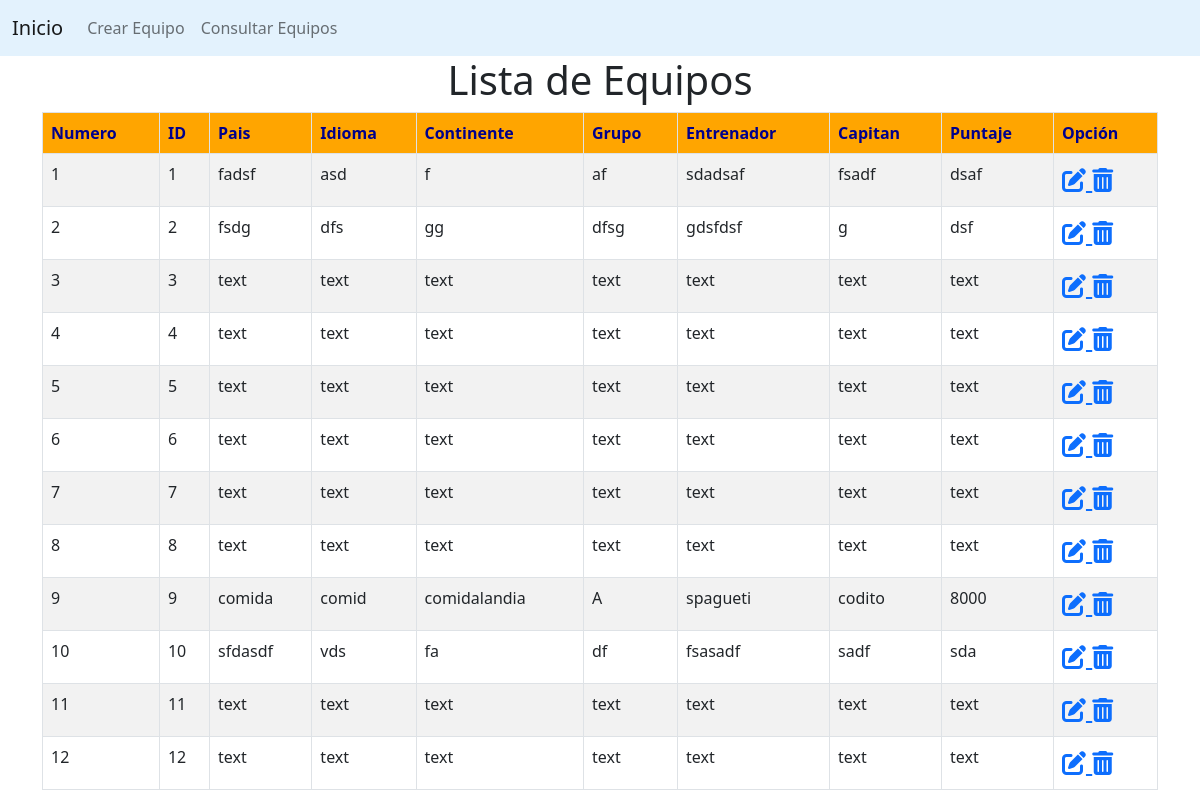
The app's page /, older data.
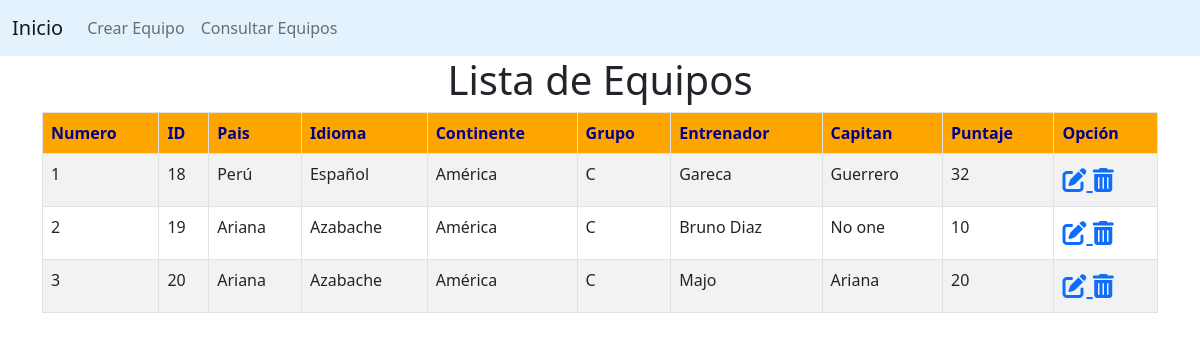
The same page, newer data.
### models.py (models this page shows, shortened)
class ContactModel(db.Model):
	__tablename__ = "contacts"
	id = db.Column(db.Integer, primary_key=True)
	pais = db.Column(db.String())
	idioma = db.Column(db.String())
	continente = db.Column(db.String())
	grupo = db.Column(db.String())
	entrenador = db.Column(db.String())
	capitan = db.Column(db.String())
	puntaje = db.Column(db.Integer())

### app.py (the view)
@app.route('/' , methods = ['GET'])
def RetrieveList():
	contacts = ContactModel.query.all()
	return render_template('index.html', contacts = contacts)

### templates/index.html (shortened to what this page needs)
{% extends 'master.html' %}
{% block body %}
<div class="container">
	<div>
		<div class="col-md-12 text-center"><h1>Lista de Equipos</h1></div>
	</div>
	<table class="table table-hover table-striped table-bordered" id="example">
		<thead style="background-color: orange; color: darkblue;">
			<th>Numero</th>
			<th>ID</th>
			<th>Pais</th>
			<th>Idioma</th>
			<th>Continente</th>
			<th>Grupo</th>
			<th>Entrenador</th>
			<th>Capitan</th>
			<th>Puntaje</th>
			<th>Opción</th>
		</thead>
		<tbody>
			{% for contact in contacts %}
			<tr>
				<td>{{ loop.index }}</td>
				<td>{{ contact.id }}</td>
				<td>{{ contact.pais }}</td>
				<td>{{ contact.idioma }}</td>
				<td>{{ contact.continente }}</td>
				<td>{{ contact.grupo }}</td>
				<td>{{ contact.entrenador }}</td>
				<td>{{ contact.capitan }}</td>
				<td>{{ contact.puntaje }}</td>
				<td>
					<span style="font-size: 24px; color: green;">
						<a href="/{{ contact.id }}/edit"> <i class="fas fa-edit"></i> </a>
					</span>
					<span style="font-size: 24px; color: red;">
						<a href="/{{ contact.id }}/delete"> <i class="fas fa-trash-alt"></i> </a>
					</span>
				</td>
			</tr>
			{% endfor %}
		</tbody>
	</table>
</div>
{% endblock %}

### templates/master.html (shortened to what this page needs)
<!DOCTYPE html>
<html lang="es">
<head>
	<link href="https://cdn.jsdelivr.net/npm/bootstrap@5.2.0-beta1/dist/css/bootstrap.min.css" rel="stylesheet">
	<link rel="stylesheet" href="https://cdnjs.cloudflare.com/ajax/libs/font-awesome/6.1.1/css/all.min.css" />
</head>
	<body>
		{% block body %} {% endblock %}
	</body>
</html>

### templates/header.html (shortened to what this page needs)
{% extends 'master.html' %}
{% block body %}
	<nav class="navbar navbar-expand-lg" style="background-color: #e3f2fd;">
  <div class="container-fluid">
    <a class="navbar-brand" href="#">Inicio</a>
    <div class="collapse navbar-collapse" id="navbarNav">
      <ul class="navbar-nav">
        <li class="nav-item">
          <a class="nav-link" href="/create">Crear Equipo</a>
        </li>
        <li class="nav-item">
          <a class="nav-link" href="/">Consultar Equipos</a>
        </li>
      </ul>
    </div>
  </div>
</nav>
{% endblock %}

Row changes from the older to the newer data that the page shows:
removed ContactModel: id "1", pais "fadsf", idioma "asd", continente "f", grupo "af", entrenador "sdadsaf", capitan "fsadf", puntaje "dsaf"
removed ContactModel: id "2", pais "fsdg", idioma "dfs", continente "gg", grupo "dfsg", entrenador "gdsfdsf", capitan "g", puntaje "dsf"
removed ContactModel: id "3", pais "text", idioma "text", continente "text", grupo "text", entrenador "text", capitan "text", puntaje "text"
removed ContactModel: id "4", pais "text", idioma "text", continente "text", grupo "text", entrenador "text", capitan "text", puntaje "text"
removed ContactModel: id "5", pais "text", idioma "text", continente "text", grupo "text", entrenador "text", capitan "text", puntaje "text"
removed ContactModel: id "6", pais "text", idioma "text", continente "text", grupo "text", entrenador "text", capitan "text", puntaje "text"
removed ContactModel: id "7", pais "text", idioma "text", continente "text", grupo "text", entrenador "text", capitan "text", puntaje "text"
removed ContactModel: id "8", pais "text", idioma "text", continente "text", grupo "text", entrenador "text", capitan "text", puntaje "text"
removed ContactModel: id "9", pais "comida", idioma "comid", continente "comidalandia", grupo "A", entrenador "spagueti", capitan "codito", puntaje "8000"
removed ContactModel: id "10", pais "sfdasdf", idioma "vds", continente "fa", grupo "df", entrenador "fsasadf", capitan "sadf", puntaje "sda"
removed ContactModel: id "11", pais "text", idioma "text", continente "text", grupo "text", entrenador "text", capitan "text", puntaje "text"
removed ContactModel: id "12", pais "text", idioma "text", continente "text", grupo "text", entrenador "text", capitan "text", puntaje "text"
added ContactModel: id "18", pais "Perú", idioma "Español", continente "América", grupo "C", entrenador "Gareca", capitan "Guerrero", puntaje "32"
added ContactModel: id "19", pais "Ariana", idioma "Azabache", continente "América", grupo "C", entrenador "Bruno Diaz", capitan "No one", puntaje "10"
added ContactModel: id "20", pais "Ariana", idioma "Azabache", continente "América", grupo "C", entrenador "Majo", capitan "Ariana", puntaje "20"
